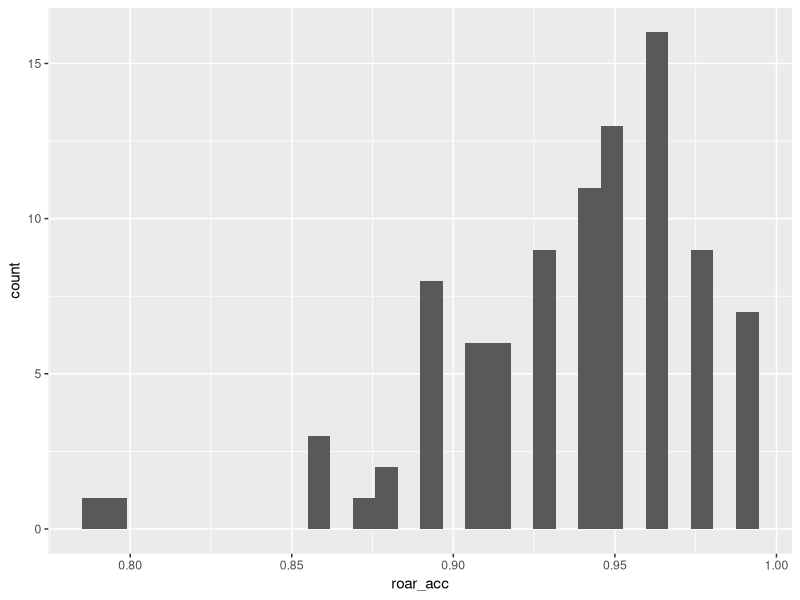
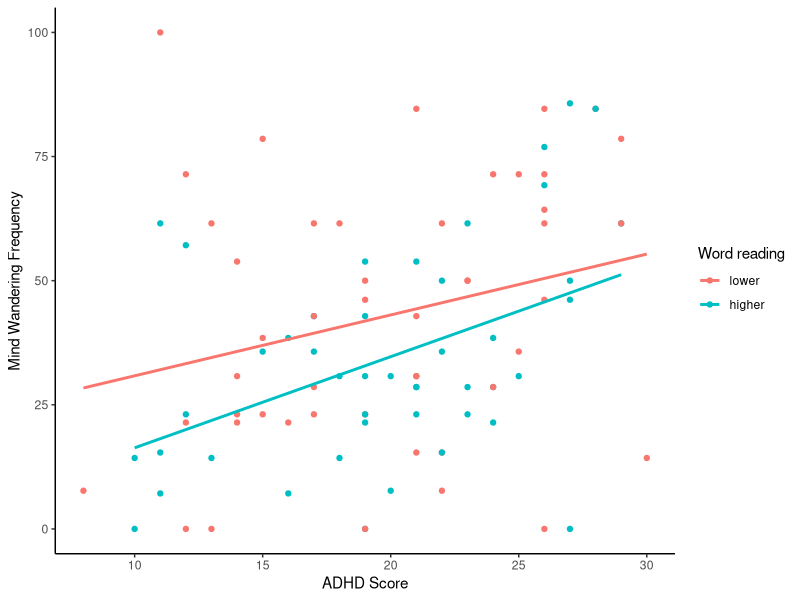

The R script that drew these images, in order:
# Set-up ------------------------------------------------------------------
# Load relevant libraries
library(here)
library(tidyverse)


# Required variables
# Demographics (age, gender, language background) - to report
# Diagnosis (yes/no) - to report
# Model: MW frequency as a function of ADHD symptomology and word reading ability (ROAR; as a control)


# 1) Read in data files -----------
demo_dat <- read_csv(here("mw2324_06data/mw2324_processed", "demo_dat_20240318.csv"))
diag_dat <- read_csv(here("mw2324_06data/mw2324_processed", "diag_dat_20240318.csv"))
asrs_score <- read_csv(here("mw2324_06data/mw2324_processed", "asrs_score_20240318.csv"))
roar_score <- read_csv(here("mw2324_06data/mw2324_processed", "roar_score_20240318.csv"))
feng <- read_csv(here("mw2324_06data/mw2324_processed", "mw_20240318.csv"))

# 2) Combine data ---------
rachael_dat <- demo_dat %>%
  inner_join(diag_dat) %>%
  inner_join(asrs_score) %>%
  inner_join(roar_score) %>%
  inner_join(feng) %>%
  select(-handedness, -footedness, -rt_mean, -rct, -rc_acc)

# 3) Save results in new data file ---------
write_csv(rachael_dat, here("mw2324_06data/mw2324_processed", "rachael_dat_20240318.csv"))


# 4) Some more work and plots

dat <- rachael_dat %>%
  filter(roar_exclude_rt == 0) %>%      # exclude people who performed unreliably on the ROAR
  filter(control == 1 | adhd == 1) %>% # inlcude only people in the control group and those who report a diagnosis of ADHD
  select(origID:bilingual_text, control, adhd, group2, asrs_total, roar_acc, mw_freq)    # select relevant variables

dat <- dat %>%
  mutate(asrs_total_c = scale(asrs_total),
         roar_acc_c = scale(roar_acc))

descr <- dat %>%
  group_by(group2) %>%
  summarise(roar_acc_mean = mean(roar_acc, na.rm = TRUE),
            roar_acc_median = median(roar_acc, na.rm =TRUE),
            roar_acc_sd = sd(roar_acc, na.rm = TRUE),
            roar_acc_min = min(roar_acc, na.rm = TRUE),
            roar_acc_max = max(roar_acc, na.rm = TRUE))

ggplot(dat, aes(x = roar_acc)) +
  geom_histogram()

dat <- dat %>%
  mutate(
    cat_roar = cut(
      roar_acc,
      breaks = c(0, 0.9404762, 1),
      labels = c("lower", "higher")
    )
  )

dat <- dat %>%
  mutate(roar_mistakes = 1- roar_acc)

ggplot(dat, aes(x = asrs_total, y = mw_freq, colour = cat_roar)) +
  geom_point() +
  geom_smooth(method = lm, se = FALSE) +
  theme_classic() +
  labs(x = "ADHD Score", y = "Mind Wandering Frequency", color = "Word reading")

##########
# Abbreviations
# origID: participant number
# age: age in years
# gender: man, woman, prefer not to say, other (see under gender_text)
# gender_text: self-reported gender if 'other' selected on previous question
# bilingual: language background ("Do you regard yourself as bilingual?"; No vs. Yes)
# bilingual_text: strongest language
# group: control vs. dyslexia vs. adhd vs. asd vs. multiple
# control: 0=no, 1=yes
# dyslexia: 0=no, 1=yes
# adhd: 0=no, 1=yes
# asd: 0=no, 1=yes
# asrs_total: ASRS - sum of points on all questions
# roar_acc: proportion correct on ROAR
# roar_logRt: mean log rt on correct trials on ROAR
# total_tooFast: number of trials on which participant responded in less than 100 ms
# total_tooSlow: number of trails on which participant responded more slowly than 3 standard deviation above their own third quartile
# perc_tooFast: percentage of trials on which participant responded in less than 100 ms
# percentage of trails on which participant responded more slowly than 3 standard deviation above their own third quartile
# roar_exclude_rt: roar task - participants who responded too fast (< 100 ms; coded as 2) or too slow (based on 
# Hoaglin-Iglewicz procedure; coded as 1)
# mw_freq: percentage of probes on which participant reported to mind wander
